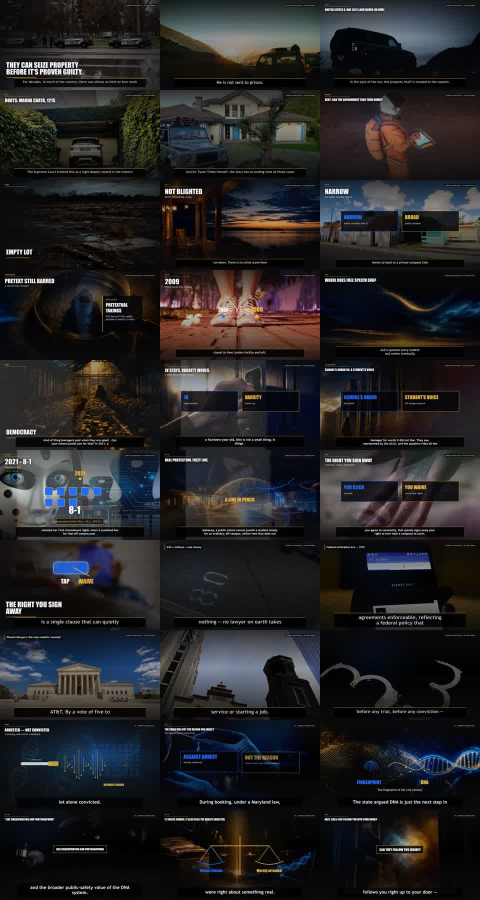
#> input picture episodes/_planning/pd_009_013_review_contacts_latest.jpg, 960 x 1800 px, given in place of _planning, which was not available (shown at 1/2 size)
$ python check_thumb_headline_band.py ../episodes/_planning
#> lines starting #> are read from the running program, lines starting #| are printed output that depends on the picture; after the words box and inside, x2 and y2 are one past the last pixel; in counts of white or black regions, pixels touching at a corner belong together; pictures that were not available may be replaced by others from this repository, and a replacement may not be noted
#!/usr/bin/env python3
r"""Is the reserved HEADLINE BAND of a thumbnail plate actually empty?

Why this exists
---------------
`check_thumb_subject_luma.py` measures a FINISHED thumbnail: it wants a tall bright
connected component (the headline) wrapped in a dark outline. Run on a BARE plate --
one commissioned so a headline can be burned in later -- it reports `outline 0px` and
`text height` measured off open sky, because there is no headline yet. Those numbers
are meaningless before compositing and must not be read as a plate defect.

What a bare plate has to prove is the opposite thing: that the band where the headline
will go is EMPTY. This gate measures that, and only that.

What it measures
----------------
The image is reduced to 1280x720 (Lanczos, luma = ITU-R 601 grey) so the numbers do not
depend on the plate's native size, then, inside the band (default: the upper 40% of the
frame = rows 0..287):

  sky_ref        the 90th percentile luma of the band. On an overcast plate this is the
                 sky itself; using a percentile rather than the max ignores specular
                 speckle.
  non_sky_pct    percent of band pixels darker than `sky_ref - 45`. 45 levels is the
                 separation between overcast sky and a bare winter branch against it;
                 it is the same rule the EP66 v001 verdicts published, so the numbers
                 here are directly comparable with that table.
  first_row      the topmost band row in which more than 0.8% of the row's pixels are
                 non-sky, i.e. where an object first cuts into the band. `-` means no
                 row in the band does.
  clear_rows     height in px of the unbroken run of clear rows measured DOWN FROM THE
                 TOP of the frame. This is the usable headline height: the spec wants a
                 150px headline plus a 12px outline, so anything under 174 cannot hold
                 the designed headline no matter where it is placed.
  edge_pct       percent of band pixels whose Sobel-free gradient magnitude
                 (|dx|+|dy|, the same `detail()` energy `qc_delivered_plates.py` uses to
                 keep the telop and caption bands quiet) exceeds 8. Catches soft
                 structure -- a hazy ridge, a colour ramp -- that the 45-level darkness
                 test steps over.
  band_mean/sd   mean and standard deviation of band luma. An unbroken overcast band is
                 bright and flat; sd is the honest version of "is anything in there".

The band is measured with a horizontal SAFE-AREA INSET (default 3% of width off each
side) because these plates carry a lens vignette. Measured without it, L256 reports 203
broken rows starting at row 0 and reads as catastrophically blocked; the pixels
responsible are columns 0 and 1279 at luma 175-206 against a 242 centre, i.e. the corner
falloff, and the band is in fact unbroken sky. A headline is never set into the outer 3%
of a thumbnail, so measuring there only manufactures failures. Set --inset-pct 0 to see
the raw figure.

Thresholds
----------
  non_sky_pct <= 1.00      clear_rows >= 174      edge_pct <= 1.00

Calibration note, and the reason `first_row` is REPORTED but is not a floor: the natural
reading of the order ("nothing whatever entering the upper 40%") would make `first_row is
None` the rule, but L258 -- the one EP66 thumbnail plate that passed human QC on this
exact question -- breaks at row 274 of 288. The v001 verdicts called it a clean PASS
because they measured the upper THIRD (240 rows) and the intrusion sits below that. A
floor stricter than the accepted reference plate would be an invented standard, so the
operative question is the one the band exists to answer: is there an unbroken run of
clear rows down from the top tall enough to burn the designed headline into. That is
`clear_rows >= 174`, and `non_sky_pct` / `edge_pct` confirm that run is genuinely flat
rather than merely un-dark.

This gate is deterministic, reads only numpy + PIL, and writes nothing.

Usage:
  py -3.11 scripts/check_thumb_headline_band.py IMG [IMG ...] [--band-pct 40] [--json]
"""
from __future__ import annotations

import argparse
import json
import sys
from pathlib import Path

import numpy as np
from PIL import Image

Image.MAX_IMAGE_PIXELS = None

REF_W, REF_H = 1280, 720
DARK_DELTA = 45.0          # levels below sky_ref that counts as "not sky"
ROW_HIT_PCT = 0.8          # % of a row's pixels that must be non-sky to call the row broken
EDGE_MAG = 8.0             # |dx|+|dy| above this counts as an edge pixel

MAX_NON_SKY_PCT = 1.00
MAX_EDGE_PCT = 1.00
MIN_CLEAR_ROWS = 174       # 150px headline + 12px outline top and bottom


def measure(path: Path, band_pct: float = 40.0, inset_pct: float = 3.0) -> dict:
#> called with band_pct = 40, inset_pct = 3
    im = Image.open(path).convert("RGB").resize((REF_W, REF_H), Image.LANCZOS)
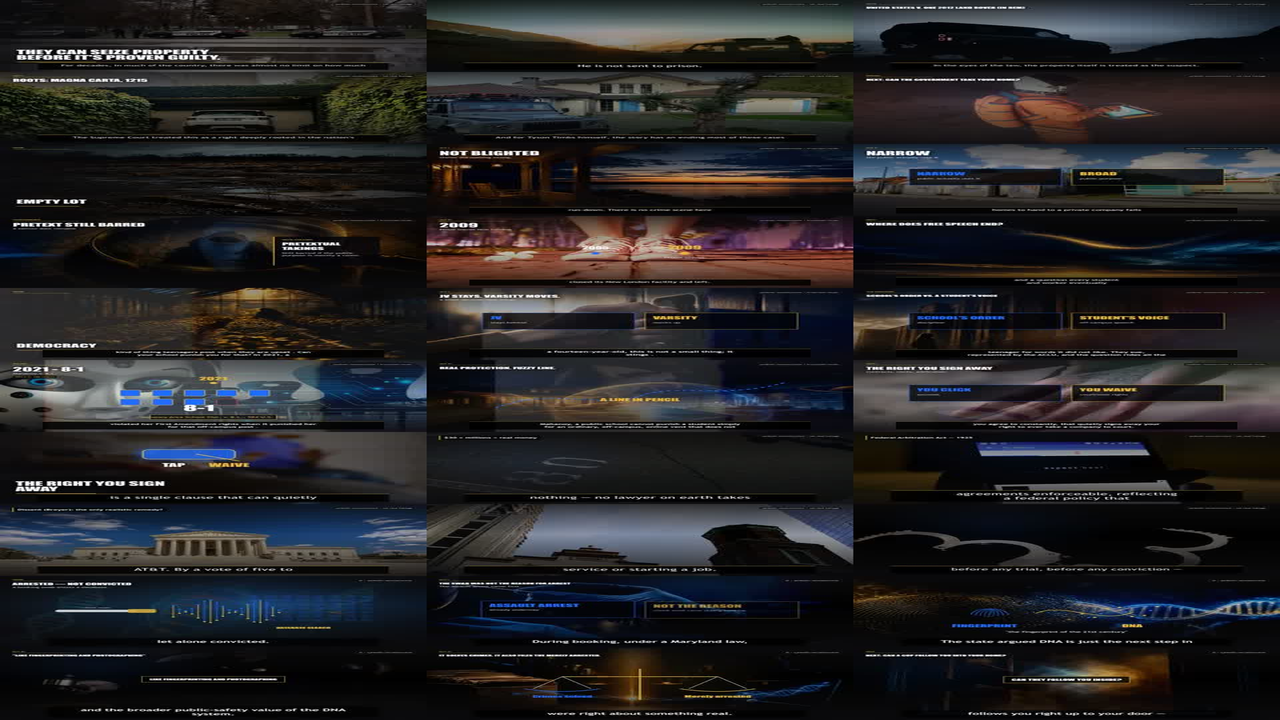
#> im: PIL image 1280x720 RGB; mean R, G, B 36.2, 35.3, 36.9
    a = np.asarray(im, dtype=np.float64)
    g = 0.299 * a[:, :, 0] + 0.587 * a[:, :, 1] + 0.114 * a[:, :, 2]
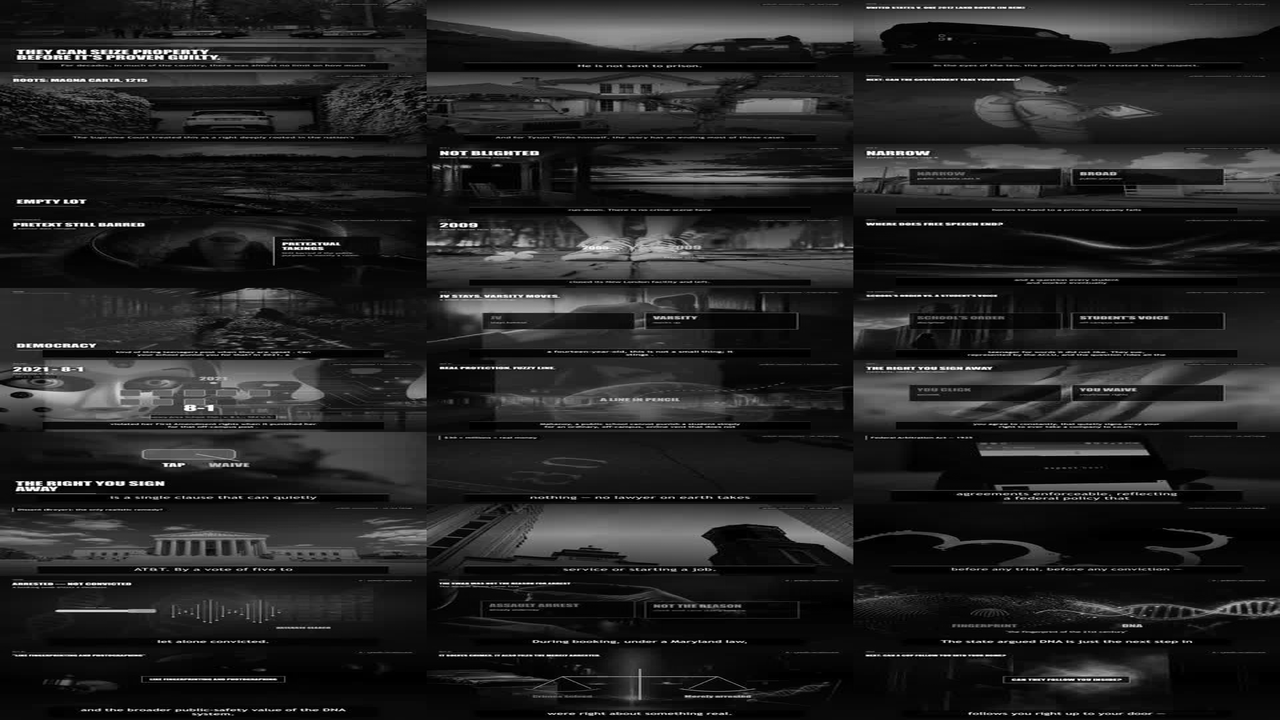
#> g: shape (720, 1280) float64; min 0, max 255, mean 35.8

    band_h = int(round(REF_H * band_pct / 100.0))
    inset = int(round(REF_W * inset_pct / 100.0))
    band = g[:band_h, inset:REF_W - inset] if inset else g[:band_h]
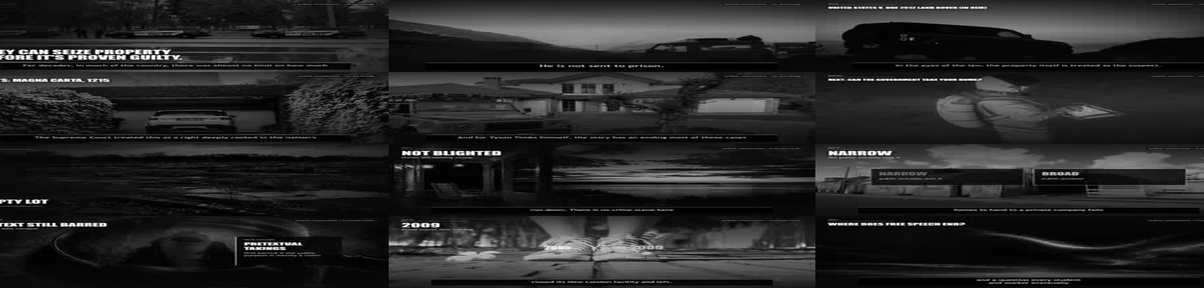
#> band: shape (288, 1204) float64; min 0, max 255, mean 39.3

    sky_ref = float(np.percentile(band, 90))
#> sky_ref = 90.15
    non_sky = band < (sky_ref - DARK_DELTA)
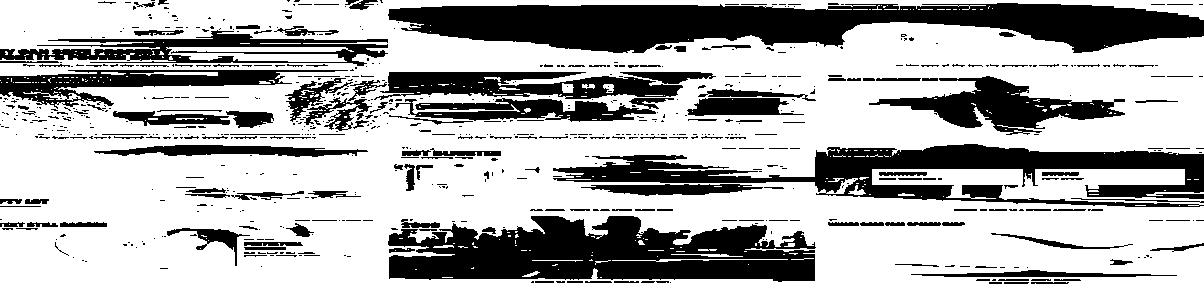
#> non_sky: shape (288, 1204) bool; 68.3% white; 692 black regions (508 under 20 px), largest, box (x1, y1, x2, y2) and area: (388, 3, 1204, 53) 25856, (388, 216, 816, 282) 19545, (553, 144, 1204, 207) 16231
    non_sky_pct = float(non_sky.mean() * 100.0)
#> non_sky_pct = 68.26

    row_pct = non_sky.mean(axis=1) * 100.0
#> row_pct = 288 values, max 100 at index 135, min 31.89 at index 17, mean 68.26
    broken = np.nonzero(row_pct > ROW_HIT_PCT)[0]
#> broken = 288 values from 0 to 287
    first_row = int(broken[0]) if broken.size else None
#> first_row = 0
    clear_rows = int(broken[0]) if broken.size else band_h
#> clear_rows = 0

    dy = np.abs(np.diff(band, axis=0))
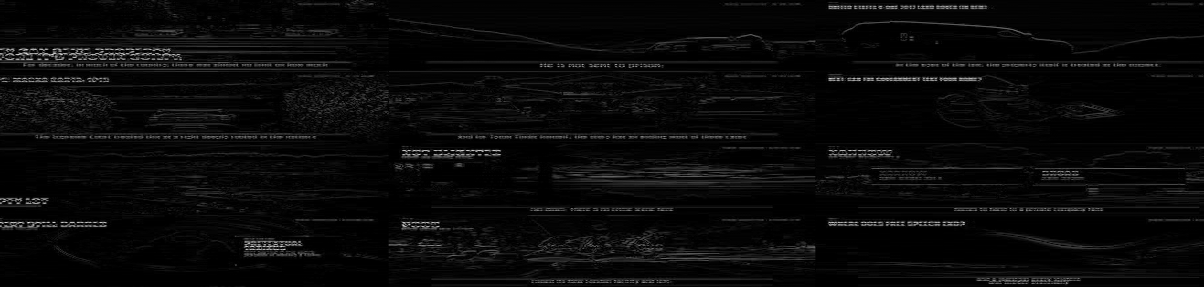
#> dy: shape (287, 1204) float64; min 0, max 225, mean 9.4
    dx = np.abs(np.diff(band, axis=1))
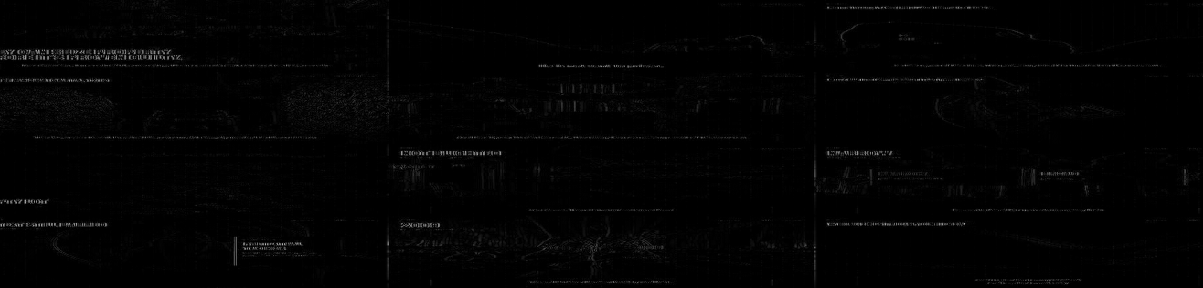
#> dx: shape (288, 1203) float64; min 0, max 180.9, mean 2.8
    d = np.zeros_like(band)
    d[: dy.shape[0], :] += dy
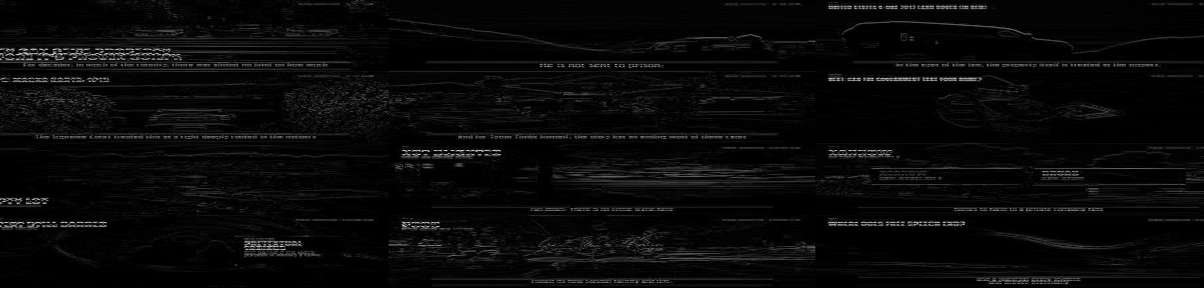
#> d: shape (288, 1204) float64; min 0, max 225, mean 9.3
    d[:, : dx.shape[1]] += dx
    edge_pct = float((d > EDGE_MAG).mean() * 100.0)
#> edge_pct = 34.24

    ok = (
        non_sky_pct <= MAX_NON_SKY_PCT
        and clear_rows >= MIN_CLEAR_ROWS
        and edge_pct <= MAX_EDGE_PCT
    )
#> ok = False
    return {
        "id": path.stem,
        "band_px": band_h,
        "sky_ref": round(sky_ref, 1),
        "non_sky_pct": round(non_sky_pct, 2),
        "first_row": first_row,
        "clear_rows": clear_rows,
        "edge_pct": round(edge_pct, 2),
        "band_mean": round(float(band.mean()), 1),
        "band_sd": round(float(band.std()), 1),
        "ok": bool(ok),
    }


def main() -> int:
    try:
        sys.stdout.reconfigure(encoding="utf-8")
    except Exception:
        pass
    ap = argparse.ArgumentParser()
    ap.add_argument("images", nargs="+")
    ap.add_argument("--band-pct", type=float, default=40.0)
    ap.add_argument("--inset-pct", type=float, default=3.0,
                    help="safe-area inset off each side, %% of width (0 = raw)")
    ap.add_argument("--json", action="store_true")
    args = ap.parse_args()

    rows = [measure(Path(p), args.band_pct, args.inset_pct) for p in args.images]
#> rows = 1 item
    if args.json:
        print(json.dumps(rows, indent=2))
    else:
        print(f"band = upper {args.band_pct:g}% of a 1280x720 reduction "
              f"({rows[0]['band_px']}px), {args.inset_pct:g}% safe-area inset each side\n"
              f"floors: non_sky<={MAX_NON_SKY_PCT} clear_rows>={MIN_CLEAR_ROWS} "
              f"edge<={MAX_EDGE_PCT}   (first_row: reported, not a floor)")
#| band = upper 40% of a 1280x720 reduction (288px), 3% safe-area inset each side
#| floors: non_sky<=1.0 clear_rows>=174 edge<=1.0   (first_row: reported, not a floor)
        print(f"{'id':<8}{'skyref':>7}{'nonsky%':>9}{'1st row':>9}{'clear':>7}"
              f"{'edge%':>8}{'mean':>7}{'sd':>7}  verdict")
        for r in rows:
            fr = "-" if r["first_row"] is None else str(r["first_row"])
            print(f"{r['id']:<8}{r['sky_ref']:>7.1f}{r['non_sky_pct']:>9.2f}{fr:>9}"
                  f"{r['clear_rows']:>7}{r['edge_pct']:>8.2f}{r['band_mean']:>7.1f}"
                  f"{r['band_sd']:>7.1f}  {'PASS' if r['ok'] else 'FAIL'}")
#> this loop made 1 pass
#> fr on pass 1: '0'
#| _planning   90.2    68.26        0      0   34.24   39.3   37.0  FAIL
    return 0 if all(r["ok"] for r in rows) else 1


if __name__ == "__main__":
#> (the run stopped early here; a loop or call above may not have finished)
